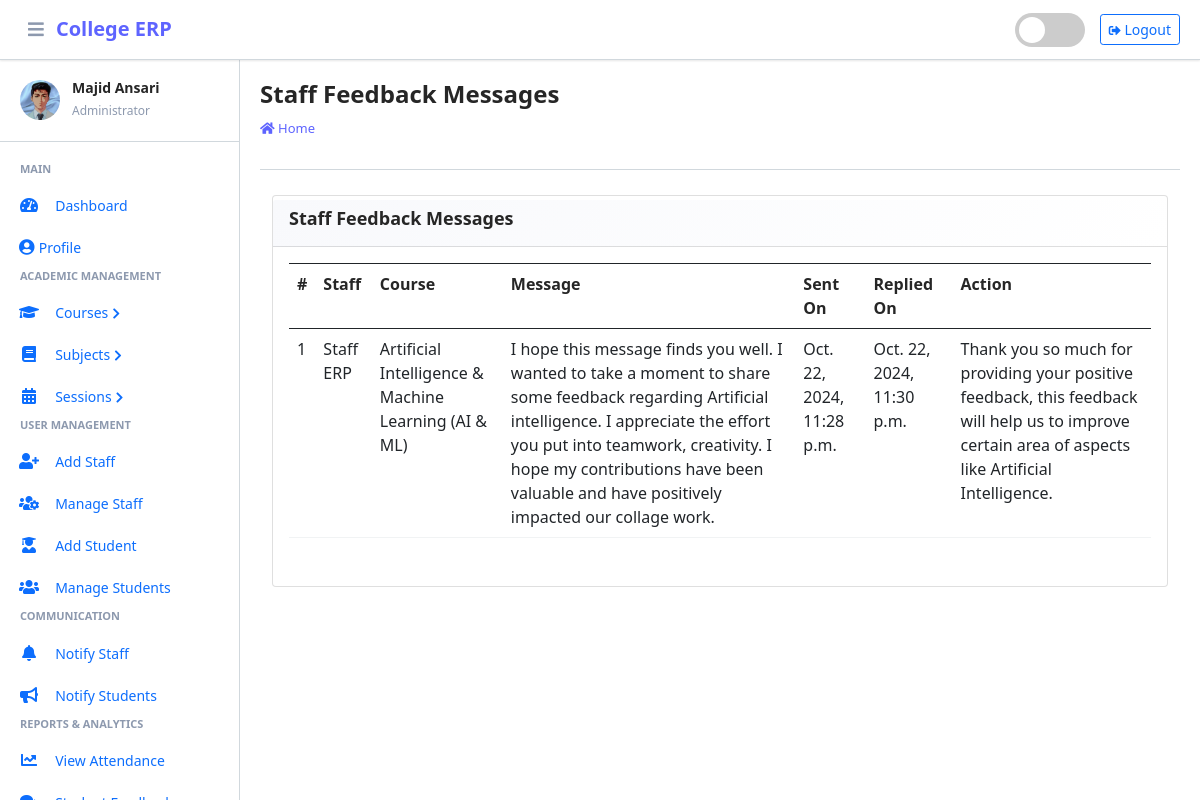
/staff/view/feedback/ (signed in), run on an earlier commit of the app's database.
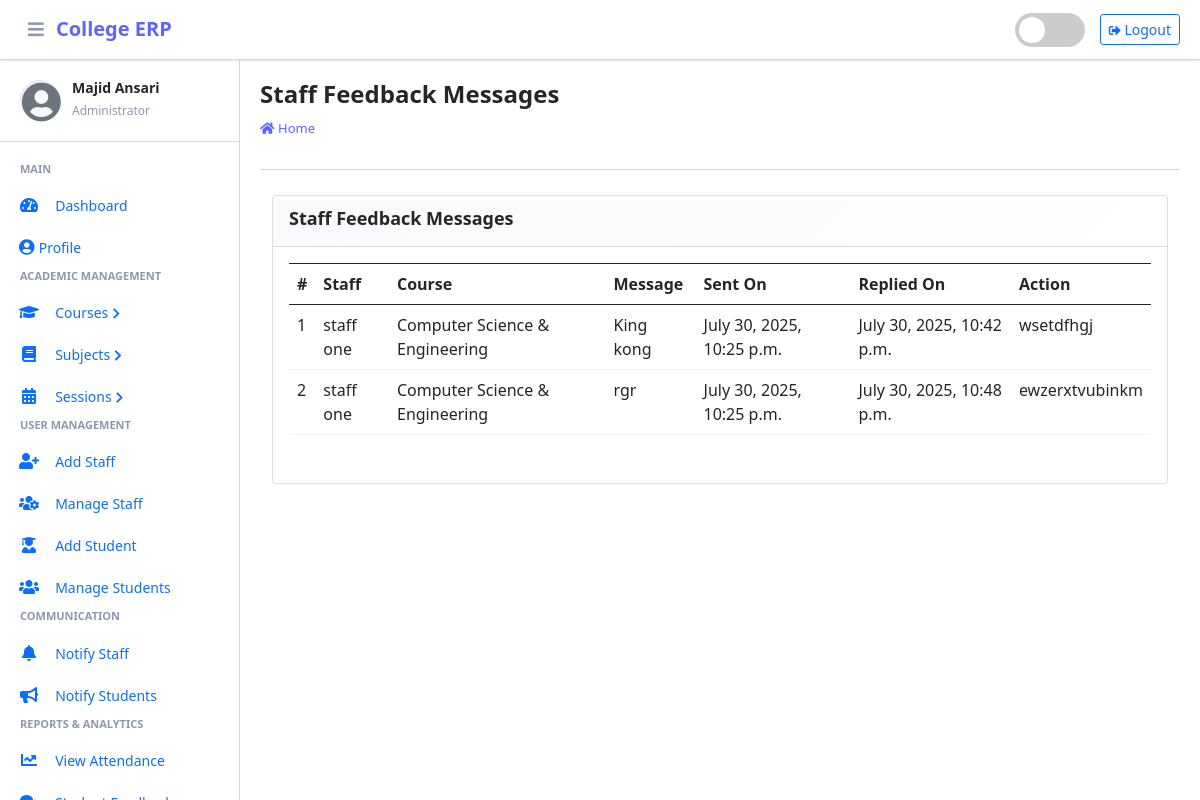
And on a later commit of the database.
### main_app/models.py (models this page shows, shortened)
class CustomUser(AbstractUser):
    USER_TYPE = ((1, "HOD"), (2, "Staff"), (3, "Student"))
    GENDER = [("M", "Male"), ("F", "Female")]
    username = None  # Removed username, using email instead
    email = models.EmailField(unique=True)
    user_type = models.CharField(default=1, choices=USER_TYPE, max_length=1)
    gender = models.CharField(max_length=1, choices=GENDER)
    profile_pic = models.ImageField()
    address = models.TextField()
    fcm_token = models.TextField(default="")  # For firebase notifications
    created_at = models.DateTimeField(auto_now_add=True)
    updated_at = models.DateTimeField(auto_now=True)
    USERNAME_FIELD = "email"
    REQUIRED_FIELDS = []
    objects = CustomUserManager()

class FeedbackStaff(models.Model):
    staff = models.ForeignKey(Staff, on_delete=models.CASCADE)
    feedback = models.TextField()
    reply = models.TextField()
    created_at = models.DateTimeField(auto_now_add=True)
    updated_at = models.DateTimeField(auto_now=True)

class Staff(models.Model):
    course = models.ForeignKey(Course, on_delete=models.DO_NOTHING, null=True, blank=False)
    admin = models.OneToOneField(CustomUser, on_delete=models.CASCADE)
    def __str__(self):
        return self.admin.first_name + " " +  self.admin.last_name

class Course(models.Model):
    name = models.CharField(max_length=120)
    created_at = models.DateTimeField(auto_now_add=True)
    updated_at = models.DateTimeField(auto_now=True)
    def __str__(self):
        return self.name

### main_app/hod_views.py (the view, shortened to what this page needs)
# urls.py: path("staff/view/feedback/", hod_views.staff_feedback_message,
@csrf_exempt
def staff_feedback_message(request):
    if request.method != 'POST':
        feedbacks = FeedbackStaff.objects.all()
        context = {
            'feedbacks': feedbacks,
            'page_title': 'Staff Feedback Messages'
        }
        return render(request, 'hod_template/staff_feedback_template.html', context)

### main_app/templates/hod_template/staff_feedback_template.html (shortened to what this page needs)
{% extends 'main_app/base.html' %}
{% load static %}
{% block page_title %}{{page_title}}{% endblock page_title %}
{% block content %}
<section class="content">
    <div class="container-fluid">
        <div class="row">
            <div class="col-md-12">
                <div class="card card-dark">
                    <div class="card-header">
                        <h3 class="card-title">{{page_title}}</h3>
                    </div>
                    <div class="table card-body">
                        <table class="table table-bordered table-hover">
                            <tr>
                                <th>#</th>
                                <th>Staff</th>
                                <th>Course</th>
                                <th>Message</th>
                                <th>Sent On</th>
                                <th>Replied On</th>
                                <th>Action</th>
                            </tr>
                            {% for feedback in  feedbacks %}
                              <tr>
                                  <td>{{forloop.counter}}</td>
                                  <td>{{feedback.staff}}</td>
                                  <td>{{feedback.staff.course}}</td>
                                  <td>{{feedback.feedback}}</td>
                                    {% if feedback.reply == "" %}
                                    <td>{{feedback.created_at}}</td>
                                    <td><span  class='badge badge-warning'>Pending Response</span></td>
                                         <td> <button data-bs-toggle="modal" data-bs-target="#reply_modal" value="{{feedback.id}}" class="btn btn-success reply_open_modal">Reply</button>
                                        {% else %}
                                        <td>{{feedback.created_at}}</td>
                                        <td>{{feedback.updated_at}}</td>
                                          <td>{{feedback.reply}}</td>
                                    {% endif %}
                              </tr>
                            {% endfor %}
                        </table>
                    </div>
                    </div>
            </div>
        </div>
    </div>
</section>
{% endblock content %}

### main_app/templates/main_app/base.html (shortened to what this page needs)
{% load static %}
<!DOCTYPE html>
<html lang="en">
<head>
    <link rel="stylesheet" href="{% static 'dist/css/erpnext-style.css' %}">
    <link rel="stylesheet" href="{% static 'plugins/fontawesome-free/css/all.min.css' %}">
    <link href="https://cdn.jsdelivr.net/npm/bootstrap@5.1.3/dist/css/bootstrap.min.css" rel="stylesheet">
</head>
<body>
    <nav class="erpnext-navbar">
        <div class="navbar-left">
            <button class="navbar-toggle" onclick="toggleSidebar()">
                <i class="fas fa-bars"></i>
            </button>
            <a href="{% if user.user_type == '1' %}{% url 'admin_home' %}{% elif user.user_type == '2' %}{% url 'staff_home' %}{% else %}{% url 'student_home' %}{% endif %}" class="navbar-brand">
                College ERP
            </a>
        </div>
        <div class="navbar-user">
            <label class="theme-toggle" for="theme-switch">
                <span class="slider">
                    <i class="fas fa-sun icon-light"></i>
                </span>
            </label>
            <a href="{% url 'user_logout' %}" class="btn btn-outline-primary btn-sm logout-btn">
                <i class="fas fa-sign-out-alt"></i>
                <span class="logout-text">Logout</span>
            </a>
        </div>
    </nav>
    <aside class="erpnext-sidebar">
        {% include "main_app/erpnext_sidebar.html" %}
    </aside>
    <main class="erpnext-main" id="main-content">
        <div class="page-header">
            <h1 class="page-title">{% block page_title %}Dashboard{% endblock page_title %}</h1>
            <nav aria-label="breadcrumb">
                <ol class="breadcrumb">
                    <li class="breadcrumb-item">
                        <a href="{% if user.user_type == '1' %}{% url 'admin_home' %}{% elif user.user_type == '2' %}{% url 'staff_home' %}{% else %}{% url 'student_home' %}{% endif %}">
                            <i class="fas fa-home"></i> Home
                        </a>
                    </li>
                </ol>
            </nav>
        </div>
        <div class="content-area fade-in">
            {% block content %}{% endblock content %}
        </div>
    </main>
</body>
</html>

### main_app/templates/main_app/erpnext_sidebar.html (shortened to what this page needs)
{% load static %}
<div class="sidebar-header">
    <div class="sidebar-user">
        <img src="{{ request.user.profile_pic}}" alt="User Avatar" class="sidebar-user-avatar" id="sidebar-avatar" onerror="showDefaultAvatar()">
        <i class="fas fa-user-circle sidebar-default-avatar" id="default-avatar" style="display: none;"></i>
        <div class="sidebar-user-info">
            <h6>{{ user.get_full_name|default:user.username }}</h6>
            <small>
                {% if user.user_type == '1' %}
                    Administrator
                {% elif user.user_type == '2' %}
                    Staff Member
                {% else %}
                    Student
                {% endif %}
            </small>
        </div>
    </div>
</div>
<div class="nav-section">
    {% if user.user_type == '1' %}
        <h6 class="nav-section-title">Main</h6>
        <div class="nav-item">
            {% url 'admin_home' as admin_home %}
            <a href="{{ admin_home }}" class="nav-link {% if admin_home == request.path %}active{% endif %}">
                <i class="nav-icon fas fa-tachometer-alt"></i>
                <span class="nav-text">Dashboard</span>
            </a>
        </div>
        <div class="nav-item">
            {% url 'admin_view_profile' as admin_view_profile %}
            <a href="{{ admin_view_profile }}" class="nav-link {% if admin_view_profile == request.path %}active{% endif %}">
                <i class="fas fa-user-circle"></i>
                <span class="nav-text">Profile</span>
            </a>
        </div>
        <h6 class="nav-section-title">Academic Management</h6>
        <div class="nav-item has-submenu {% if 'course' in request.path %}open{% endif %}">
            <a href="#" class="nav-link">
                <i class="nav-icon fas fa-graduation-cap"></i>
                <span class="nav-text">Courses</span>
                <i class="nav-arrow fas fa-chevron-right"></i>
            </a>
        </div>
        <div class="nav-item has-submenu {% if 'subject' in request.path %}open{% endif %}">
            <a href="#" class="nav-link">
                <i class="nav-icon fas fa-book"></i>
                <span class="nav-text">Subjects</span>
                <i class="nav-arrow fas fa-chevron-right"></i>
            </a>
        </div>
        <div class="nav-item has-submenu {% if 'session' in request.path %}open{% endif %}">
            <a href="#" class="nav-link">
                <i class="nav-icon fas fa-calendar-alt"></i>
                <span class="nav-text">Sessions</span>
                <i class="nav-arrow fas fa-chevron-right"></i>
            </a>
        </div>
        <h6 class="nav-section-title">User Management</h6>
        <div class="nav-item">
            {% url 'add_staff' as add_staff %}
            <a href="{{ add_staff }}" class="nav-link {% if add_staff == request.path %}active{% endif %}">
                <i class="nav-icon fas fa-user-plus"></i>
                <span class="nav-text">Add Staff</span>
            </a>
        </div>
        <div class="nav-item">
            {% url 'manage_staff' as manage_staff %}
            <a href="{{ manage_staff }}" class="nav-link {% if manage_staff == request.path or 'edit_staff' in request.path %}active{% endif %}">
                <i class="nav-icon fas fa-users-cog"></i>
                <span class="nav-text">Manage Staff</span>
            </a>
        </div>
        <div class="nav-item">
            {% url 'add_student' as add_student %}
            <a href="{{ add_student }}" class="nav-link {% if add_student == request.path %}active{% endif %}">
                <i class="nav-icon fas fa-user-graduate"></i>
                <span class="nav-text">Add Student</span>
            </a>
        </div>
        <div class="nav-item">
            {% url 'manage_student' as manage_student %}
            <a href="{{ manage_student }}" class="nav-link {% if manage_student == request.path or 'edit_student' in request.path %}active{% endif %}">
                <i class="nav-icon fas fa-users"></i>
                <span class="nav-text">Manage Students</span>
            </a>
        </div>
        <h6 class="nav-section-title">Communication</h6>
        <div class="nav-item">
            {% url 'admin_notify_staff' as admin_notify_staff %}
            <a href="{{ admin_notify_staff }}" class="nav-link {% if admin_notify_staff == request.path %}active{% endif %}">
                <i class="nav-icon fas fa-bell"></i>
                <span class="nav-text">Notify Staff</span>
            </a>
        </div>
        <div class="nav-item">
            {% url 'admin_notify_student' as admin_notify_student %}
            <a href="{{ admin_notify_student }}" class="nav-link {% if admin_notify_student == request.path %}active{% endif %}">
                <i class="nav-icon fas fa-bullhorn"></i>
                <span class="nav-text">Notify Students</span>
            </a>
        </div>
        <h6 class="nav-section-title">Reports & Analytics</h6>
        <div class="nav-item">
            {% url 'admin_view_attendance' as admin_view_attendance %}
            <a href="{{ admin_view_attendance }}" class="nav-link {% if admin_view_attendance == request.path %}active{% endif %}">
                <i class="nav-icon fas fa-chart-line"></i>
                <span class="nav-text">View Attendance</span>
            </a>
        </div>
        <div class="nav-item">
            {% url 'student_feedback_message' as student_feedback_message %}
            <a href="{{ student_feedback_message }}" class="nav-link {% if student_feedback_message == request.path %}active{% endif %}">
                <i class="nav-icon fas fa-comments"></i>
                <span class="nav-text">Student Feedback</span>
            </a>
        </div>
    {% endif %}
</div>

What changed in the data, as far as the page shows it:
removed FeedbackStaff: staff "Staff ERP", staff.course "Artificial Intelligence & Machine Learning (AI & ML)", feedback "I hope this message finds you well. I wanted to take a moment to share some feedback regarding Artificial intelligence. I appreciate the effort you put into teamwork, creativity. I hope my contributions have been valuable and have positively impacted our collage work.", created_at "Oct. 22, 2024, 11:28 p.m.", updated_at "Oct. 22, 2024, 11:30 p.m.", reply "Thank you so much for providing your positive feedback, this feedback will help us to improve certain area of aspects like Artificial Intelligence."
changed CustomUser "Majid Ansari": user.profile_pic: picture removed
added FeedbackStaff: staff "staff one", staff.course "Computer Science & Engineering", feedback "King kong", created_at "July 30, 2025, 10:25 p.m.", updated_at "July 30, 2025, 10:42 p.m.", reply "wsetdfhgj"
added FeedbackStaff: staff "staff one", staff.course "Computer Science & Engineering", feedback "rgr", created_at "July 30, 2025, 10:25 p.m.", updated_at "July 30, 2025, 10:48 p.m.", reply "ewzerxtvubinkm"
